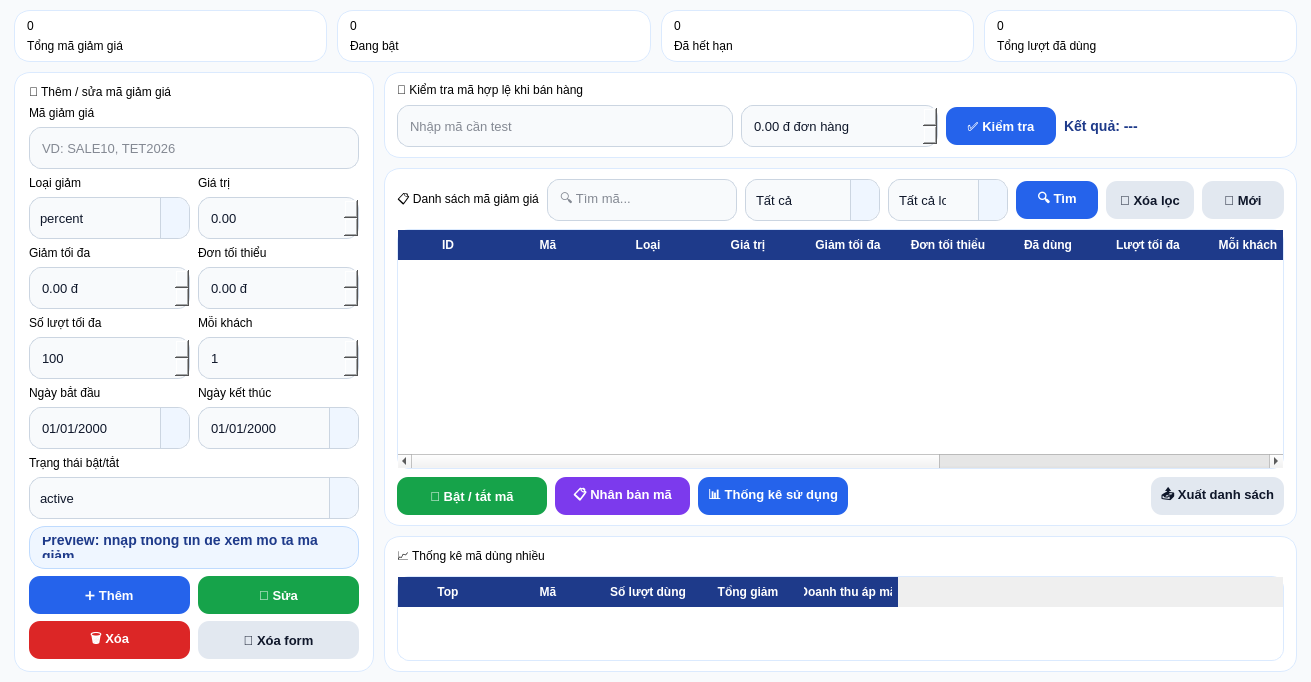
<?xml version="1.0" encoding="UTF-8"?>
<ui version="4.0">
 <class>DiscountPage</class>
 <widget class="QWidget" name="DiscountPage">
  <property name="geometry">
   <rect>
    <x>0</x>
    <y>0</y>
    <width>1050</width>
    <height>560</height>
   </rect>
  </property>

  <property name="styleSheet">
   <string><![CDATA[
QWidget#DiscountPage {
    background-color: #f8fafc;
}

QFrame#formPanel,
QFrame#listPanel,
QFrame#testPanel,
QFrame#statPanel,
QFrame#summaryCard1,
QFrame#summaryCard2,
QFrame#summaryCard3,
QFrame#summaryCard4 {
    background-color: white;
    border: 1px solid #dbeafe;
    border-radius: 16px;
}

QFrame#previewBox {
    background-color: #eff6ff;
    border: 1px solid #bfdbfe;
    border-radius: 16px;
}

QLabel.sectionTitle {
    color: #1e3a8a;
    font-size: 16px;
    font-weight: bold;
}

QLabel.formLabel {
    color: #334155;
    font-size: 12px;
    font-weight: bold;
}

QLabel.statNumber {
    color: #2563eb;
    font-size: 21px;
    font-weight: bold;
}

QLabel.statText {
    color: #64748b;
    font-size: 12px;
}

QLabel#lblPreview,
QLabel#lblTestResult {
    color: #1e3a8a;
    font-size: 14px;
    font-weight: bold;
}

QLineEdit,
QComboBox,
QDateEdit,
QSpinBox,
QDoubleSpinBox,
QTextEdit {
    background-color: #f8fafc;
    border: 1px solid #cbd5e1;
    border-radius: 12px;
    padding: 6px 32px 6px 10px;
    color: #0f172a;
    font-size: 13px;
    min-height: 28px;
}

QLineEdit:focus,
QComboBox:focus,
QDateEdit:focus,
QSpinBox:focus,
QDoubleSpinBox:focus,
QTextEdit:focus {
    border: 2px solid #2563eb;
    background-color: white;
}

QComboBox::drop-down,
QDateEdit::drop-down,
QSpinBox::drop-down,
QDoubleSpinBox::drop-down {
    subcontrol-origin: padding;
    subcontrol-position: top right;
    width: 28px;
    border-left: 1px solid #cbd5e1;
    border-top-right-radius: 12px;
    border-bottom-right-radius: 12px;
    background-color: #eff6ff;
}

QComboBox::down-arrow,
QDateEdit::down-arrow {
    width: 10px;
    height: 10px;
}

QComboBox QAbstractItemView {
    background-color: white;
    color: #0f172a;
    selection-background-color: #dbeafe;
    selection-color: #0f172a;
    border: 1px solid #93c5fd;
    border-radius: 10px;
    padding: 6px;
    outline: 0;
    font-size: 13px;
}

QPushButton {
    border: none;
    border-radius: 11px;
    padding: 7px 10px;
    font-size: 13px;
    font-weight: bold;
    min-height: 24px;
}

QPushButton#btnAddDiscount,
QPushButton#btnSearch,
QPushButton#btnCheckCode,
QPushButton#btnViewUsage {
    background-color: #2563eb;
    color: white;
}

QPushButton#btnUpdateDiscount,
QPushButton#btnToggleStatus {
    background-color: #16a34a;
    color: white;
}

QPushButton#btnDeleteDiscount {
    background-color: #dc2626;
    color: white;
}

QPushButton#btnClearForm,
QPushButton#btnRefresh,
QPushButton#btnClearFilter,
QPushButton#btnExportDiscount {
    background-color: #e2e8f0;
    color: #0f172a;
}

QPushButton#btnDuplicateDiscount {
    background-color: #7c3aed;
    color: white;
}

QTableWidget {
    background-color: white;
    border: 1px solid #dbeafe;
    border-radius: 12px;
    gridline-color: #e2e8f0;
    color: #0f172a;
    font-size: 12px;
}

QTableWidget::item {
    padding: 5px;
}

QTableWidget::item:selected {
    background-color: #dbeafe;
    color: #0f172a;
}

QHeaderView::section {
    background-color: #1e3a8a;
    color: white;
    padding: 6px;
    border: none;
    font-weight: bold;
}
   ]]></string>
  </property>

  <layout class="QVBoxLayout" name="mainLayout">
   <property name="leftMargin"><number>14</number></property>
   <property name="topMargin"><number>10</number></property>
   <property name="rightMargin"><number>14</number></property>
   <property name="bottomMargin"><number>10</number></property>
   <property name="spacing"><number>10</number></property>

   <item>
    <layout class="QHBoxLayout" name="summaryLayout">
     <property name="spacing"><number>10</number></property>

     <item>
      <widget class="QFrame" name="summaryCard1">
       <property name="maximumSize"><size><width>16777215</width><height>74</height></size></property>
       <layout class="QVBoxLayout">
        <property name="leftMargin"><number>12</number></property>
        <property name="topMargin"><number>8</number></property>
        <property name="rightMargin"><number>12</number></property>
        <property name="bottomMargin"><number>8</number></property>
        <item><widget class="QLabel" name="lblTotalDiscount"><property name="text"><string>0</string></property><property name="class" stdset="0"><string>statNumber</string></property></widget></item>
        <item><widget class="QLabel" name="lblTotalDiscountText"><property name="text"><string>Tổng mã giảm giá</string></property><property name="class" stdset="0"><string>statText</string></property></widget></item>
       </layout>
      </widget>
     </item>

     <item>
      <widget class="QFrame" name="summaryCard2">
       <property name="maximumSize"><size><width>16777215</width><height>74</height></size></property>
       <layout class="QVBoxLayout">
        <property name="leftMargin"><number>12</number></property>
        <property name="topMargin"><number>8</number></property>
        <property name="rightMargin"><number>12</number></property>
        <property name="bottomMargin"><number>8</number></property>
        <item><widget class="QLabel" name="lblActiveDiscount"><property name="text"><string>0</string></property><property name="class" stdset="0"><string>statNumber</string></property></widget></item>
        <item><widget class="QLabel" name="lblActiveDiscountText"><property name="text"><string>Đang bật</string></property><property name="class" stdset="0"><string>statText</string></property></widget></item>
       </layout>
      </widget>
     </item>

     <item>
      <widget class="QFrame" name="summaryCard3">
       <property name="maximumSize"><size><width>16777215</width><height>74</height></size></property>
       <layout class="QVBoxLayout">
        <property name="leftMargin"><number>12</number></property>
        <property name="topMargin"><number>8</number></property>
        <property name="rightMargin"><number>12</number></property>
        <property name="bottomMargin"><number>8</number></property>
        <item><widget class="QLabel" name="lblExpiredDiscount"><property name="text"><string>0</string></property><property name="class" stdset="0"><string>statNumber</string></property></widget></item>
        <item><widget class="QLabel" name="lblExpiredDiscountText"><property name="text"><string>Đã hết hạn</string></property><property name="class" stdset="0"><string>statText</string></property></widget></item>
       </layout>
      </widget>
     </item>

     <item>
      <widget class="QFrame" name="summaryCard4">
       <property name="maximumSize"><size><width>16777215</width><height>74</height></size></property>
       <layout class="QVBoxLayout">
        <property name="leftMargin"><number>12</number></property>
        <property name="topMargin"><number>8</number></property>
        <property name="rightMargin"><number>12</number></property>
        <property name="bottomMargin"><number>8</number></property>
        <item><widget class="QLabel" name="lblTotalDiscountUsed"><property name="text"><string>0</string></property><property name="class" stdset="0"><string>statNumber</string></property></widget></item>
        <item><widget class="QLabel" name="lblTotalDiscountUsedText"><property name="text"><string>Tổng lượt đã dùng</string></property><property name="class" stdset="0"><string>statText</string></property></widget></item>
       </layout>
      </widget>
     </item>

    </layout>
   </item>

   <item>
    <layout class="QHBoxLayout" name="contentLayout">
     <property name="spacing"><number>10</number></property>

     <item>
      <widget class="QFrame" name="formPanel">
       <property name="minimumSize"><size><width>360</width><height>0</height></size></property>
       <property name="maximumSize"><size><width>390</width><height>16777215</height></size></property>

       <layout class="QVBoxLayout" name="formLayout">
        <property name="leftMargin"><number>14</number></property>
        <property name="topMargin"><number>12</number></property>
        <property name="rightMargin"><number>14</number></property>
        <property name="bottomMargin"><number>12</number></property>
        <property name="spacing"><number>7</number></property>

        <item>
         <widget class="QLabel" name="lblFormTitle">
          <property name="text"><string>🎯 Thêm / sửa mã giảm giá</string></property>
          <property name="class" stdset="0"><string>sectionTitle</string></property>
         </widget>
        </item>

        <item><widget class="QLabel" name="lblCode"><property name="text"><string>Mã giảm giá</string></property><property name="class" stdset="0"><string>formLabel</string></property></widget></item>
        <item>
         <widget class="QLineEdit" name="txtCode">
          <property name="minimumSize"><size><width>0</width><height>38</height></size></property>
          <property name="placeholderText"><string>VD: SALE10, TET2026</string></property>
         </widget>
        </item>

        <item>
         <layout class="QHBoxLayout" name="typeTitleLayout">
          <property name="spacing"><number>8</number></property>
          <item><widget class="QLabel" name="lblType"><property name="text"><string>Loại giảm</string></property><property name="class" stdset="0"><string>formLabel</string></property></widget></item>
          <item><widget class="QLabel" name="lblValue"><property name="text"><string>Giá trị</string></property><property name="class" stdset="0"><string>formLabel</string></property></widget></item>
         </layout>
        </item>

        <item>
         <layout class="QHBoxLayout" name="typeValueLayout">
          <property name="spacing"><number>8</number></property>
          <item>
           <widget class="QComboBox" name="cboDiscountType">
            <property name="minimumSize"><size><width>150</width><height>38</height></size></property>
            <item><property name="text"><string>percent</string></property></item>
            <item><property name="text"><string>fixed</string></property></item>
           </widget>
          </item>
          <item>
           <widget class="QDoubleSpinBox" name="spinDiscountValue">
            <property name="minimumSize"><size><width>0</width><height>38</height></size></property>
            <property name="maximum"><double>999999999.000000000000000</double></property>
            <property name="singleStep"><double>10000.000000000000000</double></property>
           </widget>
          </item>
         </layout>
        </item>

        <item>
         <layout class="QHBoxLayout" name="maxMinTitleLayout">
          <property name="spacing"><number>8</number></property>
          <item><widget class="QLabel" name="lblMaxDiscount"><property name="text"><string>Giảm tối đa</string></property><property name="class" stdset="0"><string>formLabel</string></property></widget></item>
          <item><widget class="QLabel" name="lblMinOrder"><property name="text"><string>Đơn tối thiểu</string></property><property name="class" stdset="0"><string>formLabel</string></property></widget></item>
         </layout>
        </item>

        <item>
         <layout class="QHBoxLayout" name="maxMinLayout">
          <property name="spacing"><number>8</number></property>
          <item>
           <widget class="QDoubleSpinBox" name="spinMaxDiscount">
            <property name="minimumSize"><size><width>0</width><height>38</height></size></property>
            <property name="maximum"><double>999999999.000000000000000</double></property>
            <property name="singleStep"><double>100000.000000000000000</double></property>
            <property name="suffix"><string> đ</string></property>
           </widget>
          </item>
          <item>
           <widget class="QDoubleSpinBox" name="spinMinOrder">
            <property name="minimumSize"><size><width>0</width><height>38</height></size></property>
            <property name="maximum"><double>999999999.000000000000000</double></property>
            <property name="singleStep"><double>100000.000000000000000</double></property>
            <property name="suffix"><string> đ</string></property>
           </widget>
          </item>
         </layout>
        </item>

        <item>
         <layout class="QHBoxLayout" name="usageTitleLayout">
          <property name="spacing"><number>8</number></property>
          <item><widget class="QLabel" name="lblUsageLimit"><property name="text"><string>Số lượt tối đa</string></property><property name="class" stdset="0"><string>formLabel</string></property></widget></item>
          <item><widget class="QLabel" name="lblPerCustomerLimit"><property name="text"><string>Mỗi khách</string></property><property name="class" stdset="0"><string>formLabel</string></property></widget></item>
         </layout>
        </item>

        <item>
         <layout class="QHBoxLayout" name="usageLayout">
          <property name="spacing"><number>8</number></property>
          <item>
           <widget class="QSpinBox" name="spinUsageLimit">
            <property name="minimumSize"><size><width>0</width><height>38</height></size></property>
            <property name="maximum"><number>999999</number></property>
            <property name="value"><number>100</number></property>
           </widget>
          </item>
          <item>
           <widget class="QSpinBox" name="spinPerCustomerLimit">
            <property name="minimumSize"><size><width>0</width><height>38</height></size></property>
            <property name="maximum"><number>999999</number></property>
            <property name="value"><number>1</number></property>
           </widget>
          </item>
         </layout>
        </item>

        <item>
         <layout class="QHBoxLayout" name="dateTitleLayout">
          <property name="spacing"><number>8</number></property>
          <item><widget class="QLabel" name="lblStartDate"><property name="text"><string>Ngày bắt đầu</string></property><property name="class" stdset="0"><string>formLabel</string></property></widget></item>
          <item><widget class="QLabel" name="lblEndDate"><property name="text"><string>Ngày kết thúc</string></property><property name="class" stdset="0"><string>formLabel</string></property></widget></item>
         </layout>
        </item>

        <item>
         <layout class="QHBoxLayout" name="dateLayout">
          <property name="spacing"><number>8</number></property>
          <item>
           <widget class="QDateEdit" name="dateStart">
            <property name="minimumSize"><size><width>0</width><height>38</height></size></property>
            <property name="calendarPopup"><bool>true</bool></property>
            <property name="displayFormat"><string>dd/MM/yyyy</string></property>
           </widget>
          </item>
          <item>
           <widget class="QDateEdit" name="dateEnd">
            <property name="minimumSize"><size><width>0</width><height>38</height></size></property>
            <property name="calendarPopup"><bool>true</bool></property>
            <property name="displayFormat"><string>dd/MM/yyyy</string></property>
           </widget>
          </item>
         </layout>
        </item>

        <item><widget class="QLabel" name="lblStatus"><property name="text"><string>Trạng thái bật/tắt</string></property><property name="class" stdset="0"><string>formLabel</string></property></widget></item>
        <item>
         <widget class="QComboBox" name="cboStatus">
          <property name="minimumSize"><size><width>0</width><height>38</height></size></property>
          <item><property name="text"><string>active</string></property></item>
          <item><property name="text"><string>inactive</string></property></item>
          <item><property name="text"><string>expired</string></property></item>
         </widget>
        </item>

        <item>
         <widget class="QFrame" name="previewBox">
          <layout class="QVBoxLayout">
           <property name="leftMargin"><number>12</number></property>
           <property name="topMargin"><number>10</number></property>
           <property name="rightMargin"><number>12</number></property>
           <property name="bottomMargin"><number>10</number></property>
           <item>
            <widget class="QLabel" name="lblPreview">
             <property name="text"><string>Preview: nhập thông tin để xem mô tả mã giảm</string></property>
             <property name="wordWrap"><bool>true</bool></property>
            </widget>
           </item>
          </layout>
         </widget>
        </item>

        <item>
         <layout class="QHBoxLayout" name="buttonRow1">
          <property name="spacing"><number>8</number></property>
          <item><widget class="QPushButton" name="btnAddDiscount"><property name="minimumSize"><size><width>0</width><height>38</height></size></property><property name="text"><string>➕ Thêm</string></property></widget></item>
          <item><widget class="QPushButton" name="btnUpdateDiscount"><property name="minimumSize"><size><width>0</width><height>38</height></size></property><property name="text"><string>💾 Sửa</string></property></widget></item>
         </layout>
        </item>

        <item>
         <layout class="QHBoxLayout" name="buttonRow2">
          <property name="spacing"><number>8</number></property>
          <item><widget class="QPushButton" name="btnDeleteDiscount"><property name="minimumSize"><size><width>0</width><height>38</height></size></property><property name="text"><string>🗑 Xóa</string></property></widget></item>
          <item><widget class="QPushButton" name="btnClearForm"><property name="minimumSize"><size><width>0</width><height>38</height></size></property><property name="text"><string>🧹 Xóa form</string></property></widget></item>
         </layout>
        </item>

       </layout>
      </widget>
     </item>

     <item>
      <layout class="QVBoxLayout" name="rightLayout">
       <property name="spacing"><number>10</number></property>

       <item>
        <widget class="QFrame" name="testPanel">
         <property name="maximumSize"><size><width>16777215</width><height>108</height></size></property>
         <layout class="QVBoxLayout" name="testLayout">
          <property name="leftMargin"><number>12</number></property>
          <property name="topMargin"><number>10</number></property>
          <property name="rightMargin"><number>12</number></property>
          <property name="bottomMargin"><number>10</number></property>
          <property name="spacing"><number>8</number></property>

          <item>
           <widget class="QLabel" name="lblTestTitle">
            <property name="text"><string>🧪 Kiểm tra mã hợp lệ khi bán hàng</string></property>
            <property name="class" stdset="0"><string>sectionTitle</string></property>
           </widget>
          </item>

          <item>
           <layout class="QHBoxLayout" name="testRow">
            <property name="spacing"><number>8</number></property>
            <item>
             <widget class="QLineEdit" name="txtTestCode">
              <property name="minimumSize"><size><width>170</width><height>38</height></size></property>
              <property name="placeholderText"><string>Nhập mã cần test</string></property>
             </widget>
            </item>
            <item>
             <widget class="QDoubleSpinBox" name="spinTestOrderAmount">
              <property name="minimumSize"><size><width>170</width><height>38</height></size></property>
              <property name="maximum"><double>999999999.000000000000000</double></property>
              <property name="singleStep"><double>100000.000000000000000</double></property>
              <property name="suffix"><string> đ đơn hàng</string></property>
             </widget>
            </item>
            <item>
             <widget class="QPushButton" name="btnCheckCode">
              <property name="minimumSize"><size><width>110</width><height>38</height></size></property>
              <property name="text"><string>✅ Kiểm tra</string></property>
             </widget>
            </item>
            <item>
             <widget class="QLabel" name="lblTestResult">
              <property name="text"><string>Kết quả: ---</string></property>
              <property name="minimumSize"><size><width>220</width><height>38</height></size></property>
             </widget>
            </item>
           </layout>
          </item>

         </layout>
        </widget>
       </item>

       <item>
        <widget class="QFrame" name="listPanel">
         <layout class="QVBoxLayout" name="listLayout">
          <property name="leftMargin"><number>12</number></property>
          <property name="topMargin"><number>10</number></property>
          <property name="rightMargin"><number>12</number></property>
          <property name="bottomMargin"><number>10</number></property>
          <property name="spacing"><number>8</number></property>

          <item>
           <layout class="QHBoxLayout" name="filterLayout">
            <property name="spacing"><number>8</number></property>
            <item>
             <widget class="QLabel" name="lblListTitle">
              <property name="text"><string>📋 Danh sách mã giảm giá</string></property>
              <property name="class" stdset="0"><string>sectionTitle</string></property>
             </widget>
            </item>
            <item>
             <spacer name="listSpacer">
              <property name="orientation"><enum>Qt::Orientation::Horizontal</enum></property>
              <property name="sizeHint" stdset="0"><size><width>40</width><height>20</height></size></property>
             </spacer>
            </item>
            <item>
             <widget class="QLineEdit" name="txtSearch">
              <property name="minimumSize"><size><width>190</width><height>36</height></size></property>
              <property name="placeholderText"><string>🔍 Tìm mã...</string></property>
             </widget>
            </item>
            <item>
             <widget class="QComboBox" name="cboFilterStatus">
              <property name="minimumSize"><size><width>135</width><height>36</height></size></property>
              <item><property name="text"><string>Tất cả</string></property></item>
              <item><property name="text"><string>active</string></property></item>
              <item><property name="text"><string>inactive</string></property></item>
              <item><property name="text"><string>expired</string></property></item>
             </widget>
            </item>
            <item>
             <widget class="QComboBox" name="cboFilterType">
              <property name="minimumSize"><size><width>120</width><height>36</height></size></property>
              <item><property name="text"><string>Tất cả loại</string></property></item>
              <item><property name="text"><string>percent</string></property></item>
              <item><property name="text"><string>fixed</string></property></item>
             </widget>
            </item>
            <item><widget class="QPushButton" name="btnSearch"><property name="minimumSize"><size><width>82</width><height>36</height></size></property><property name="text"><string>🔍 Tìm</string></property></widget></item>
            <item><widget class="QPushButton" name="btnClearFilter"><property name="minimumSize"><size><width>88</width><height>36</height></size></property><property name="text"><string>🧹 Xóa lọc</string></property></widget></item>
            <item><widget class="QPushButton" name="btnRefresh"><property name="minimumSize"><size><width>82</width><height>36</height></size></property><property name="text"><string>🔄 Mới</string></property></widget></item>
           </layout>
          </item>

          <item>
           <widget class="QTableWidget" name="tableDiscount">
            <property name="minimumSize"><size><width>0</width><height>240</height></size></property>
            <property name="columnCount"><number>13</number></property>
            <column><property name="text"><string>ID</string></property></column>
            <column><property name="text"><string>Mã</string></property></column>
            <column><property name="text"><string>Loại</string></property></column>
            <column><property name="text"><string>Giá trị</string></property></column>
            <column><property name="text"><string>Giảm tối đa</string></property></column>
            <column><property name="text"><string>Đơn tối thiểu</string></property></column>
            <column><property name="text"><string>Đã dùng</string></property></column>
            <column><property name="text"><string>Lượt tối đa</string></property></column>
            <column><property name="text"><string>Mỗi khách</string></property></column>
            <column><property name="text"><string>Bắt đầu</string></property></column>
            <column><property name="text"><string>Kết thúc</string></property></column>
            <column><property name="text"><string>Trạng thái</string></property></column>
            <column><property name="text"><string>Doanh thu áp mã</string></property></column>
           </widget>
          </item>

          <item>
           <layout class="QHBoxLayout" name="actionRow">
            <property name="spacing"><number>8</number></property>
            <item><widget class="QPushButton" name="btnToggleStatus"><property name="minimumSize"><size><width>150</width><height>38</height></size></property><property name="text"><string>🔁 Bật / tắt mã</string></property></widget></item>
            <item><widget class="QPushButton" name="btnDuplicateDiscount"><property name="minimumSize"><size><width>135</width><height>38</height></size></property><property name="text"><string>📋 Nhân bản mã</string></property></widget></item>
            <item><widget class="QPushButton" name="btnViewUsage"><property name="minimumSize"><size><width>150</width><height>38</height></size></property><property name="text"><string>📊 Thống kê sử dụng</string></property></widget></item>
            <item>
             <spacer name="actionSpacer">
              <property name="orientation"><enum>Qt::Orientation::Horizontal</enum></property>
              <property name="sizeHint" stdset="0"><size><width>40</width><height>20</height></size></property>
             </spacer>
            </item>
            <item><widget class="QPushButton" name="btnExportDiscount"><property name="minimumSize"><size><width>130</width><height>38</height></size></property><property name="text"><string>📤 Xuất danh sách</string></property></widget></item>
           </layout>
          </item>

         </layout>
        </widget>
       </item>

       <item>
        <widget class="QFrame" name="statPanel">
         <property name="maximumSize"><size><width>16777215</width><height>150</height></size></property>
         <layout class="QVBoxLayout" name="statLayout">
          <property name="leftMargin"><number>12</number></property>
          <property name="topMargin"><number>10</number></property>
          <property name="rightMargin"><number>12</number></property>
          <property name="bottomMargin"><number>10</number></property>
          <property name="spacing"><number>8</number></property>

          <item>
           <widget class="QLabel" name="lblUsageTitle">
            <property name="text"><string>📈 Thống kê mã dùng nhiều</string></property>
            <property name="class" stdset="0"><string>sectionTitle</string></property>
           </widget>
          </item>

          <item>
           <widget class="QTableWidget" name="tableUsageStats">
            <property name="minimumSize"><size><width>0</width><height>85</height></size></property>
            <property name="columnCount"><number>5</number></property>
            <column><property name="text"><string>Top</string></property></column>
            <column><property name="text"><string>Mã</string></property></column>
            <column><property name="text"><string>Số lượt dùng</string></property></column>
            <column><property name="text"><string>Tổng giảm</string></property></column>
            <column><property name="text"><string>Doanh thu áp mã</string></property></column>
           </widget>
          </item>

         </layout>
        </widget>
       </item>

      </layout>
     </item>

    </layout>
   </item>

  </layout>
 </widget>
 <resources/>
 <connections/>
</ui>
